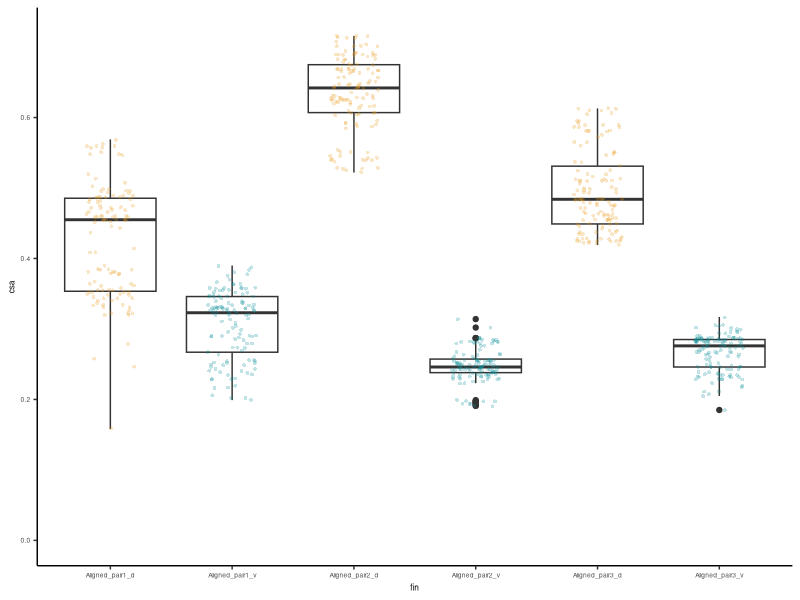
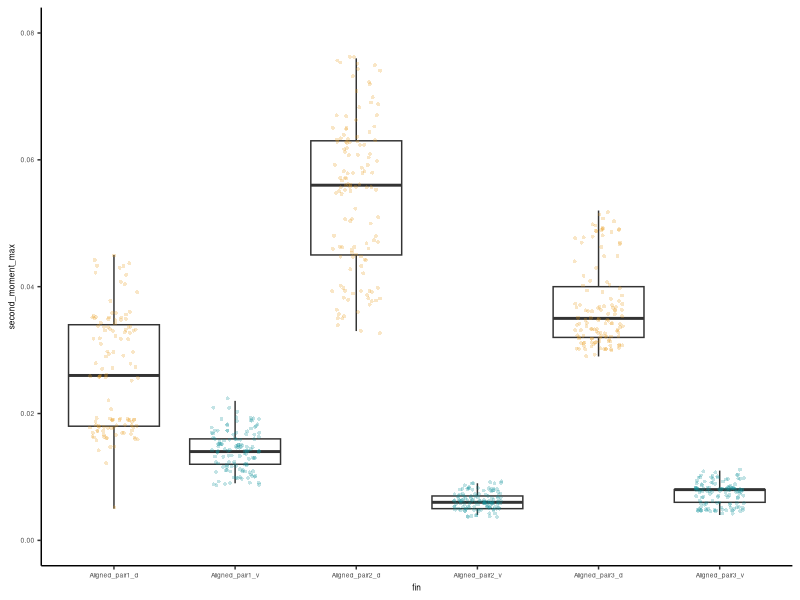

Source code (R) for these figures, in order: (Note: this script raises an error after producing the figures.)
# Measure and plot fin rays for NUFV110
# May 2019
# TAS

# initialize packages ####
library(ggplot2)


# load data ####
NUFV110_all_data <- read.delim("data/NUFV110_measured_rays.txt") # load data

NUFV110_all_data <- NUFV110_all_data[c("Label", "Slice","CSA","Imin_._.4.","Imax_._.4.")] # readuce to variables we compare
colnames(NUFV110_all_data) <- c("fin", "slice","csa","second_moment_min", "second_moment_max") # re-name columns for clarity.


# plot data ####

# set color scheme for d vs v
group.colors <- c(Aligned_pair1_d="#E89E1C", Aligned_pair1_v="#0D929A",
                  Aligned_pair2_d="#E89E1C", Aligned_pair2_v="#0D929A",
                  Aligned_pair3_d="#E89E1C", Aligned_pair3_v="#0D929A")

# cross sectional area.
p_csa <- ggplot(data=NUFV110_all_data, aes(x=fin, y=csa)) +
  geom_boxplot() +
  geom_jitter(shape=16, position=position_jitter(0.2), size=1, alpha=0.25, aes(color=fin)) +
  scale_color_manual(values = group.colors) +
  ylim(0,0.72) +
  theme_classic() +
  theme(legend.position="none", text=element_text(size=6))

ggsave("output_figures/NUFV110_csa.pdf", plot=p_csa,  width=5, height=5, units = "cm")


# second moment of area - maximum # This time, I think it's more biologically relevant to choose max, because its orientation == the DV axis.
p_2nd_mom <- ggplot(data=NUFV110_all_data, aes(x=fin, y=second_moment_max))  +
  geom_boxplot() +
  geom_jitter(shape=16, position=position_jitter(0.2), size=1, alpha=0.25, aes(color=fin)) +
  scale_color_manual(values = group.colors) +
  ylim(0,0.08) +
  theme_classic() +
  theme(legend.position="none", text=element_text(size=6))

ggsave("output_figures/NUFV110_mom.pdf", plot=p_2nd_mom,  width=5, height=5, units = "cm")


# second moment of area - max # I think not going to use. In this spp., it corresponds to the AP axis of the fin. 
# ggplot(data=NUFV110_all_data, aes(x=fin, y=second_moment_max))  + geom_boxplot() + geom_jitter(shape=16, position=position_jitter(0.2), size=1, alpha=0.3) + ylim(0,0.0011)

# analyzing eusthenopteron rays ####
NUFV110_d1 <- NUFV110_all_data[NUFV110_all_data$fin=="Aligned_pair1_d",]
NUFV110_v1 <- NUFV110_all_data[NUFV110_all_data$fin=="Aligned_pair1_v",]
NUFV110_d2 <- NUFV110_all_data[NUFV110_all_data$fin=="Aligned_pair2_d",]
NUFV110_v2 <- NUFV110_all_data[NUFV110_all_data$fin=="Aligned_pair2_v",]
NUFV110_d3 <- NUFV110_all_data[NUFV110_all_data$fin=="Aligned_pair3_d",]
NUFV110_v3 <- NUFV110_all_data[NUFV110_all_data$fin=="Aligned_pair3_v",]

# comparing area - for figure
( mean(NUFV110_d1$csa)/mean(NUFV110_v1$csa) +
  mean(NUFV110_d2$csa)/mean(NUFV110_v2$csa) +
  mean(NUFV110_d3$csa)/mean(NUFV110_v3$csa)) /3

# comparing moment of area, minimum - for figure
(mean(NUFV110_d1$second_moment_max)/mean(NUFV110_v1$second_moment_max) +
  mean(NUFV110_d2$second_moment_max)/mean(NUFV110_v2$second_moment_max)+
  mean(NUFV110_d3$second_moment_max)/mean(NUFV110_v3$second_moment_max)) /3


# statistics  
# test if  data are normally distributed.
shapiro.test(NUFV110_d1$csa) # all less than 0.05. Therefore non-normal.
shapiro.test(NUFV110_d2$csa)  
shapiro.test(NUFV110_d3$csa)
shapiro.test(NUFV110_v1$csa)
shapiro.test(NUFV110_v2$csa)
shapiro.test(NUFV110_v3$csa) 
shapiro.test(NUFV110_d1$second_moment_min) 
shapiro.test(NUFV110_d2$second_moment_min)
shapiro.test(NUFV110_d3$second_moment_min) 
shapiro.test(NUFV110_v1$second_moment_min)
shapiro.test(NUFV110_v2$second_moment_min) 
shapiro.test(NUFV110_v3$second_moment_min)


#  Add this to the table of stat. results
d1_vs_v1_csa <- as.vector(c("Tiktaalik", "NUFV110", "d1_vs_v1", "csa", wilcox.test(NUFV110_d1$csa, NUFV110_v1$csa)$statistic, wilcox.test(NUFV110_d1$csa, NUFV110_v1$csa)$p.value))
d2_vs_v2_csa <- as.vector(c("Tiktaalik", "NUFV110", "d2_vs_v3", "csa", wilcox.test(NUFV110_d2$csa, NUFV110_v2$csa)$statistic, wilcox.test(NUFV110_d2$csa, NUFV110_v2$csa)$p.value))
d3_vs_v3_csa <- as.vector(c("Tiktaalik", "NUFV110", "d2_vs_v3", "csa", wilcox.test(NUFV110_d3$csa, NUFV110_v3$csa)$statistic, wilcox.test(NUFV110_d3$csa, NUFV110_v3$csa)$p.value))
d1_vs_v1_mom <- as.vector(c("Tiktaalik", "NUFV110", "d1_vs_v1", "second_moment", wilcox.test(NUFV110_d1$second_moment_min, NUFV110_v1$second_moment_min)$statistic, wilcox.test(NUFV110_d1$second_moment_min, NUFV110_v1$second_moment_min)$p.value))
d2_vs_v2_mom <- as.vector(c("Tiktaalik", "NUFV110", "d2_vs_v3", "second_moment", wilcox.test(NUFV110_d2$second_moment_min, NUFV110_v2$second_moment_min)$statistic, wilcox.test(NUFV110_d2$second_moment_min, NUFV110_v2$second_moment_min)$p.value))
d3_vs_v3_mom <- as.vector(c("Tiktaalik", "NUFV110", "d2_vs_v3", "second_moment", wilcox.test(NUFV110_d3$second_moment_min, NUFV110_v3$second_moment_min)$statistic, wilcox.test(NUFV110_d3$second_moment_min, NUFV110_v3$second_moment_min)$p.value))

suppl_table <- rbind(d1_vs_v1_csa, d2_vs_v2_csa, d3_vs_v3_csa, d1_vs_v1_mom, d2_vs_v2_mom, d3_vs_v3_mom)

colnames(suppl_table) <- c("species", "specimen","rays_compared", "comparison", "W", "p-value")

write.table(suppl_table,"output_files/tetrapodomorph_dv_wilcox_test.txt",
            row.names = FALSE,
            quote=FALSE,
            append = TRUE,
            col.names = FALSE)